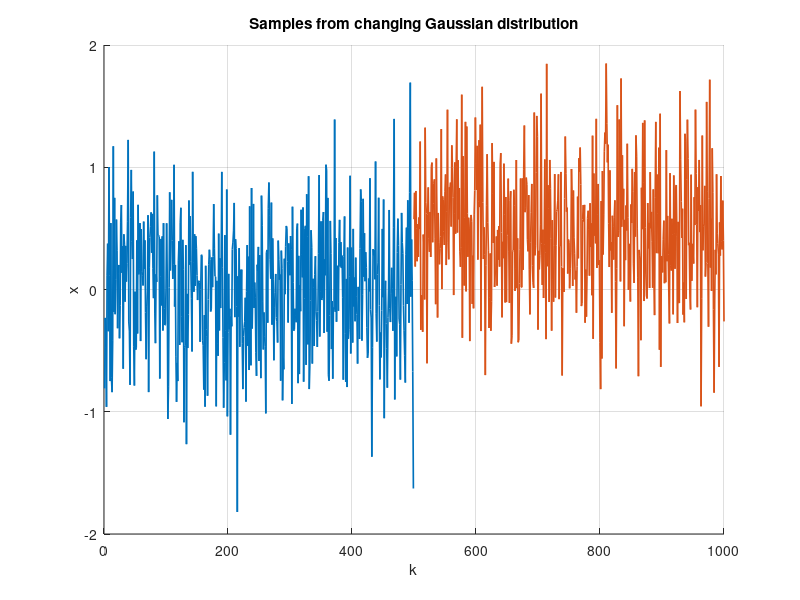
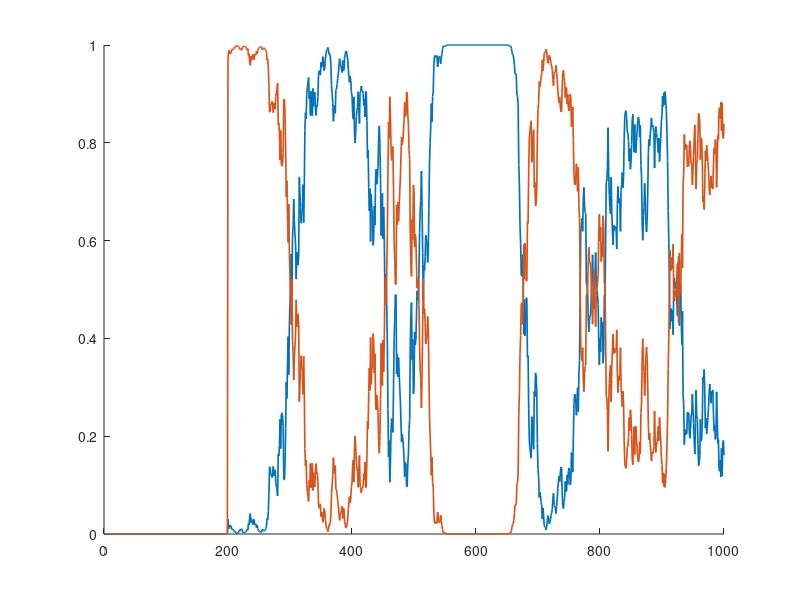

MATLAB code to generate these figures, in order: (Note: this script raises an error after producing the figures.)
close all
clear all
%% DISTRIBUTIONS

% healthy Gaussian
mu_0 = 0;
sigma = 0.5;

% mean change for faulty system
mu_1 = 0.5;


%% SIMULATION PARAMETERS

N = 1000;        % nr of discrete steps
k0 = N - 0.5*N;  % discrete instance at which fault occurs


%% DETECTOR SETTINGS

%%% detector = 0 (no detection), 
% = 1 (deterministic -> limit check), 
% = 2 (simple prob -> moving window t-test),
% = 3 (adv. prob -> CUSUM)

detector = 2;


%% LIMIT CHECK

x_upper = 1.5;
x_lower = -x_upper;


%% SIMPLE PROBABILISTIC

alpha = 0.05;  % false alarm rate
N0 = 100;      % size of first sliding window
N1 = 100;      % size of second sliding window


%% ADVANCED PROBABILISTIC

h = 15;  % threshold
mu_1_t = 1;


%% SPACE ALLOCATION

x = zeros(N, 1);
mu_est = zeros(N,1);
var_est = zeros(N,1);
sigma_est = zeros(N,1);
t = zeros(N,1);
p_upper = zeros(N,1);
p_lower = zeros(N,1);

mu_0_est = zeros(N0,1);
mu_1_est = zeros(N0,1);
var_0_est = zeros(N1,1);
var_1_est = zeros(N1,1);

s = zeros(N,1);
S = zeros(N,1);
m = zeros(N,1);
g = zeros(N,1);

s_ideal = zeros(N,1);
S_ideal = zeros(N,1);
m_ideal = zeros(N,1);
g_ideal = zeros(N,1);


%% SIMULATION

rng('default')
rng(2)

for k=1:N
    % generate Gaussian samples
    if k < k0
        x(k) = normrnd(mu_0, sigma);
    elseif k >= k0
        x(k) = normrnd(mu_1, sigma);
    end

    if detector == 2
        % start sliding window when enough samples are available
        if k >= N0 + N1
    
            for n0=1:N0
                m = k - N0 - N1 + n0;
                if n0 == 1
                    mu_0_est(n0) = x(m);
                    var_0_est(n0) = x(m)^2;
                elseif n0 > 1       
                    mu_0_est(n0) = mu_0_est(n0-1) + 1/n0*( x(m) - mu_0_est(n0-1) );
                    var_0_est(n0) = ( n0 - 2 )/( n0 - 1 )*var_0_est(n0-1) + 1/n0*( x(n0) - mu_0_est(n0-1) )^2;
                end
            end
    
            for n1=1:N1
                p = k - N1 + n1;
                if n1 == 1
                    mu_1_est(n1) = x(p);
                    var_1_est(n1) = x(p)^2;
                elseif n1 > 1
                    mu_1_est(n1) = mu_1_est(n1-1) + 1/n1*( x(p) - mu_1_est(n1-1) );
                    var_1_est(n1) = ( n1 - 2 )/( n1 - 1 )*var_1_est(n1-1) + 1/n1*( x(n1) - mu_1_est(n1-1) )^2;
                end
            end
    
            t(k) = ( mu_0_est(n0) - mu_1_est(n1) )/sqrt( (N0 - 1)*var_0_est(n0) + (N1 - 1)*var_1_est(n1) ) * sqrt( ( N0*N1*( N0 + N1 - 2 ) )/( N0 + N1 ) );
            p_lower(k) = tcdf(t(k), N0+N1-1);
            p_upper(k) = tcdf(t(k), N0+N1-1, "upper");

        end

    end

    if detector == 3
        % assume mu_0, sigma are known from healthy Gaussian distribution
        s(k) = ( mu_1_t - mu_0 )/sigma^2 * ( x(k) - ( mu_0 + mu_1_t )/2 );
        s_ideal(k) = ( mu_1 - mu_0 )/sigma^2 * ( x(k) - ( mu_0 + mu_1 )/2 );

        if k == 1
            S(k) = s(k);
            S_ideal(k) = s_ideal(k);
        elseif k > 1
            S(k) = S(k-1) + s(k);
            S_ideal(k) = S_ideal(k-1) + s_ideal(k);
        end
        m(k) = min(S);
        m_ideal(k) = min(S_ideal);
        g(k) = S(k) - m(k);
        g_ideal(k) = S_ideal(k) - m_ideal(k);
    end
end


%% PLOTS

K = 1:N;

lw = 1.2;

figure
hold on
plot(K(1:k0-1), x(1:k0-1), "LineWidth", lw)
plot(K(k0:end), x(k0:end), "LineWidth", lw)
title("Samples from changing Gaussian distribution")
xlabel("k")
ylabel("x")
if detector == 1
    yline(x_upper, 'k', "LineWidth", lw-0.2)
    yline(x_lower, 'k', "LineWidth", lw-0.2)
    title("Samples from changing Gaussian distribution with limit check")
    legend("samples", "upper limit", "lower limit", "location", "northwest")
end
grid

if detector == 2
    figure
    hold on
    plot(K, p_upper, "LineWidth", lw)
    plot(K, p_lower, "LineWidth", lw)
    yline(alpha/2, 'k', "LineWidth", lw-0.2)
    legend("upper p-value", "lower p-value", "\alpha/2")
    title("p-value fault detection")
    xlabel("k")
    ylabel("p-value")
    grid
end

if detector == 3
    figure
    hold on
    plot(K, g_ideal, "LineWidth", lw)
    plot(K, g, "LineWidth", lw)
    yline(h, 'k', "LineWidth", lw-0.2)
    legend("actual \mu_1", "tuned \mu_1", "fault threshold", "location", "northwest")
    title("CUSUM fault detection")
    xlabel("k")
    ylabel("g")
    grid
end